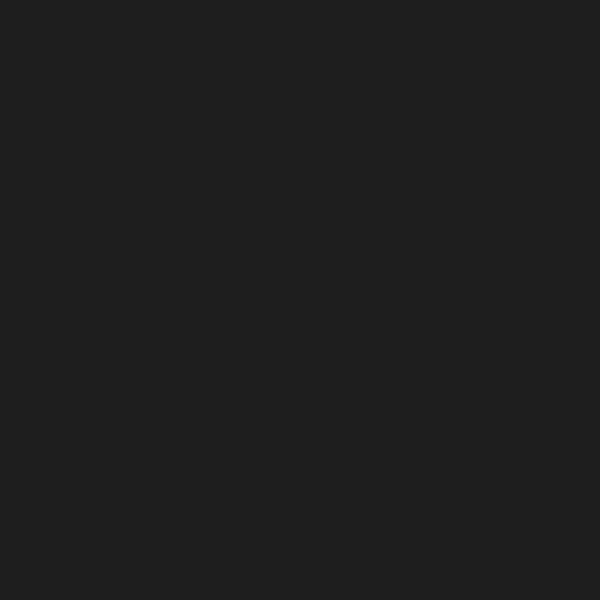
Frame 1 (no input)
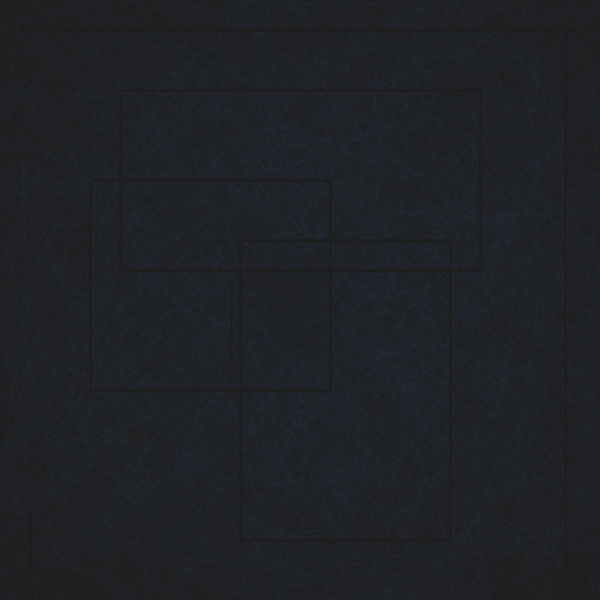
Frame 60 (the mouse pressed at the canvas centre just before this capture)
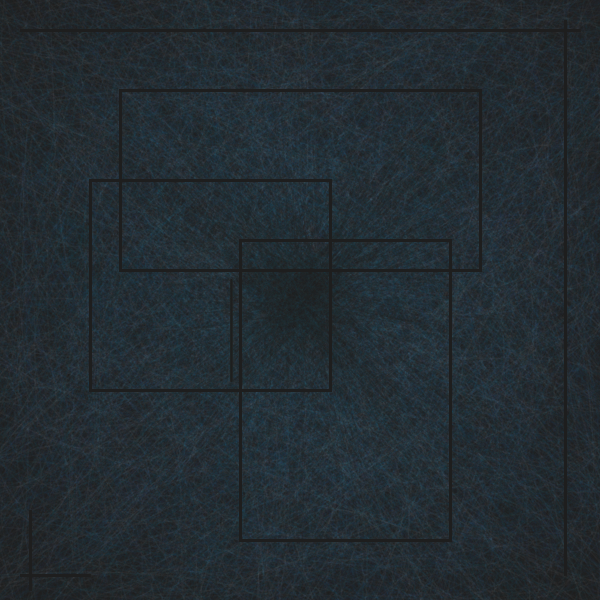
Frame 120 (the mouse held since frame 60 and released just before this capture)

The Processing sketch that drew these frames (run headless with seeded random() and noise(); from frame 60 on, the mouse is pressed at the canvas centre):

// Processing sketch: sketchyspaceface
// ── sketchyspaceface.pde
int SIZE;
Scribbler s1, s2,s3;
int baset, tvar;
int SW;
int BG = color(30);

void mousePressed(){
  //background(color(0,100,100, 1));
  s2.white();
}

class Scribbler {
  float x1, y1, x2,y2;
  int slope;
  int r;
  color c;
  int tr;
  color[] colours;
  int cindex;

  Scribbler(float x1, float y1, int r, int s) {
    this.x1 = 0;
    this.y1 = y1;
    this.slope = s;
    this.r = r;
    this.tr = baset + int(random(-tvar, tvar));
    this.colours = new color[] {color(0,100,75),color(0,75,100)};
    this.cindex = 0;
    getNextColour();
  }
  
  void white(){
    c = color(255);
  }
  
  void getNextColour(){
    if(random(5)>4){
      c = color(BG);
    } else {
      c = color(random(75), random(75,175), random(75,225)); 
    }
  }
  void move(){
    x2 = random(0, SIZE);

    y2 = y1 + random(-r,r);
    
    if(random(50)>49){
      x1 = SIZE - x1;
      if(random(5)>3){
            getNextColour();
      }
      
    }

    if(y2 >= SIZE || y2 <= 0){
      y2 = random(0, SIZE);
    }
  }
  
  void scribble() {
    
    tr = baset + int(random(-tvar, tvar));
      
    stroke(c, tr);
    move();
    drawSwoosh();
  }
  void drawMark(float x, float y){
    int s = 5;
    ellipse(x, y, s, s);
  }
  
  void drawSwoosh(){
    noFill();
    float n;
    if(c == color(255)){   
    n = 25.0; }
      else {
     n = 10.0;  
      }  
    float x= x1+random(-r,r);
    float y=y1+random(-r,r);

//    beginShape();
//    vertex(x,y);
//
//    for(int i = 0; i < n; i++){
//      bezierVertex(x, y, x1+ ((1+i)*(x2-x1)/(n*2)), y1 + ((1+i)*(y2-y1)/(2*n)), x1 + ((1+i)*(x2-x1)/n), y1 + ((1+i)*(y2-y1)/n));
//    }
//    endShape();
//    
      //int r = 100;
   x1 = y1 = SIZE*0.5;
   beginShape();
 
  vertex(x1, y1);
  
  for(int i = 0; i < n; i++){

      bezierVertex(getPoint(x1,r), getPoint(y1,r),getPoint(x1,r), getPoint(y1,r),getPoint(x1,r), getPoint(y1,r));
  }    for(int i = 0; i < n; i++){

      bezierVertex(getPoint(x1,r), getPoint(y1,r),getPoint(x1,r), getPoint(y1,r),getPoint(x1,r), getPoint(y1,r));
  }for(int i = 0; i < n; i++){

  
    bezierVertex(getPoint(x1,r), getPoint(y1,r),getPoint(x1,r), getPoint(y1,r),random(SIZE), random(SIZE));
    }
    
  
    endShape();
beginShape();
  vertex(x1, y1);
  stroke(BG,35);

int sm = 30;
for(int i = 0; i < n; i++){

  
    bezierVertex(getPoint(x1,r), getPoint(y1,r),getPoint(x1,r), getPoint(y1,r),x1+random(0-sm,sm), y1+random(0-sm,sm));
    }
    
endShape();

    y1 = y2;
  }
  
  int getPoint(float c, int r){
    int q = SIZE;
  return int(c) + int(random(0-q,q));
}
   void drawLine(){

    float n = 10.0;    
    for(int i = 0; i < n; i++){
      line(x1, y1, x1 + ((1+i)*(x2-x1)/n), y1);
    }
    y1 = y2;
  }
  
  void drawX(float x, float y){
    line(x-slope,y+slope,x+slope,y-slope);
    line(x-slope, y-slope, x+slope, y+slope);
  }
}


void setup() {
  SW = 1;
  SIZE = 600;
  strokeCap(SQUARE);
  surface.setSize(SIZE, SIZE);
  background(BG);

  //background(color(0,100,100, 1));
  strokeWeight(SW);
  baset = 5;
  tvar = 0;
  s2 = new Scribbler(random(SIZE), random(SIZE), 15, 5);
//  s1 = new Scribbler(random(SIZE), random(SIZE), 60, 5);

}

void draw() {
//    s1.scribble();
    s2.scribble();
    //s3.scribble();
        stroke(30);
    strokeWeight(3);
    line(20, 30, SIZE-20, 30);
    line(SIZE-35, 20, SIZE-35, SIZE-25);
    line(20, SIZE-25, 90, SIZE-25);
    line(30, SIZE-90, 30, SIZE-10);
    rect(SIZE*0.4, SIZE*0.4, SIZE*0.35, SIZE*0.5);
    rect(SIZE*0.2, SIZE*0.15, SIZE*0.6, SIZE*0.3);
    rect(SIZE*0.15, SIZE*0.3, SIZE*0.4, SIZE*0.35);
    strokeWeight(1.25);
    //triangle(SIZE*0.385, SIZE*0.465, SIZE*0.27, SIZE*0.465, SIZE*0.385, SIZE*0.58);
    line(SIZE*0.385, SIZE*0.465, SIZE*0.385, SIZE*0.635);
    //triangle(0, 0, SIZE,0, SIZE, SIZE);
    //lines();
    noFill();

}
